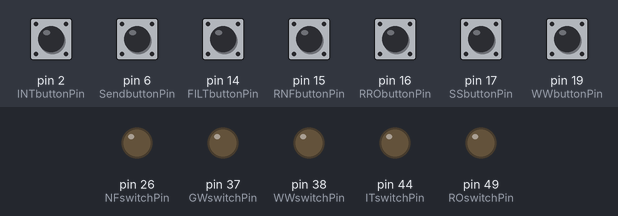
The sketch below on a simulated Arduino Mega 2560, built with avr-gcc and run on an emulated ATmega2560. Shown: output pins drawn as LEDs (lit = HIGH). The inputs (shaded band) are chosen by the test bench; at power-on: pin 2 (INTbuttonPin), pin 6 (SendbuttonPin), pin 14 (FILTbuttonPin), pin 15 (RNFbuttonPin), pin 16 (RRObuttonPin), pin 17 (SSbuttonPin), pin 19 (WWbuttonPin) LOW.

Above: at 1.2 s.
1.3 s: pin 2 (INTbuttonPin) pulled HIGH for 0.15 s
At 2.4 s:
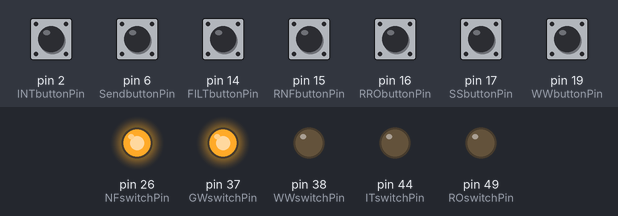
2.9 s: pin 2 (INTbuttonPin) pulled HIGH for 1 s
At 4.9 s:
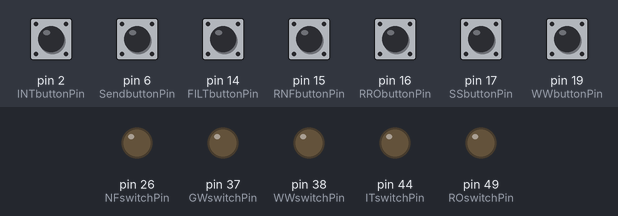
5.4 s: pin 6 (SendbuttonPin) pulled HIGH for 0.15 s
At 6.1 s:
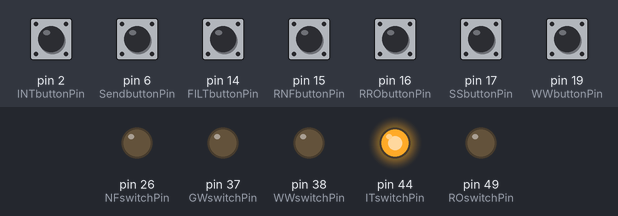
7.1 s: pin 6 (SendbuttonPin) pulled HIGH for 1 s
At 8.8 s:
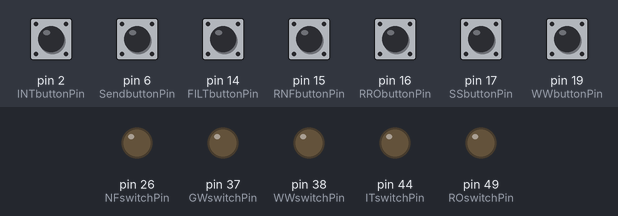
9.6 s: pin 14 (FILTbuttonPin) pulled HIGH for 0.15 s
At 10.4 s:
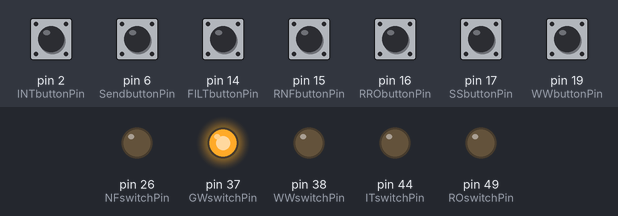
Timing chart, 0 to 12.2 s (numbered marks = the images above; inputs shaded):
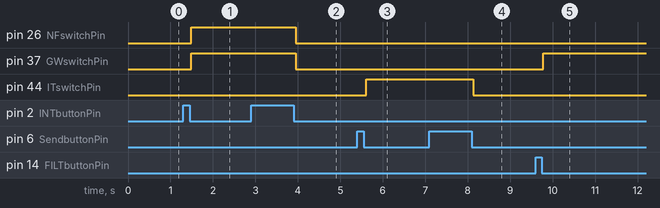

The sketch:

Arduinotreatmentcontrol.ino
```cpp
//START --- add all defines of pins to variables
int WWbuttonPin = 19;
int INTbuttonPin = 2;
int FILTbuttonPin = 14;
int RRObuttonPin = 16;
int RNFbuttonPin = 15;
int SSbuttonPin = 17;
int SendbuttonPin = 6;

int SSswitchPin = 31;
int ITswitchPin = 44;
int ROswitchPin = 49;
int GWswitchPin = 37;
int NFswitchPin = 26;
int WWswitchPin = 38;
//END --- add all defines of pins to variables

int InUse = 0;

//START --- set initial button states
int SSbuttonState;
int SSbuttonAction = 0;

int WWbuttonState;
int WWbuttonAction = 0;

int INTbuttonState;
int INTbuttonAction = 0;

int FILTbuttonState;
int FILTbuttonAction = 0;

int SendbuttonState;
int SendbuttonAction = 0;

int RRObuttonState;
int RRObuttonAction = 0;

int RNFbuttonState;
int RNFbuttonAction = 0;
//END --- set initial button states

//START --- setup
void setup() {
  //Serial.begin(9600);

  //hand control of soft-start
  pinMode(SSbuttonPin, INPUT);       // Set the switch pin as input
  pinMode(SSswitchPin, OUTPUT);

  //operational configuration buttons
  pinMode(WWbuttonPin, INPUT);       // Set the switch pin as input
  pinMode(INTbuttonPin, INPUT);       // Set the switch pin as input
  pinMode(FILTbuttonPin, INPUT);       // Set the switch pin as input
  pinMode(RRObuttonPin, INPUT);       // Set the switch pin as input
  pinMode(RNFbuttonPin, INPUT);       // Set the switch pin as input

  //MWWvalve switches
  pinMode(ITswitchPin, OUTPUT);      // Set to control the actuator switch
  pinMode(ROswitchPin, OUTPUT);      // Set to control the actuator switch
  pinMode(GWswitchPin, OUTPUT);      // Set to control the actuator switch
  pinMode(NFswitchPin, OUTPUT);      // Set to control the actuator switch
  pinMode(WWswitchPin, OUTPUT);      // Set to control the actuator switch
  //buttonState = digitalRead(buttonPin);   // read the initial state
}
//END --- setup

//START --- loop
void loop() {
  MakeWashWater();
  MakeIntWater();
  FilterGW();
  RinseNF();
  RinseRO();
  SoftStart();
  SendBack();
  //delay(1000);
  //Serial.print(InUse);
}
//END --- loop

//START --- functions
void MakeWashWater() {
  int MWWval = digitalRead(WWbuttonPin);      // read input MWWvalue and store it in MWWval
  delay(10);                         // 10 milliseconds is a good amount of time
  int MWWval2 = digitalRead(WWbuttonPin);     // read the input again to check for bounces
  if (MWWval == MWWval2) {                 // make sure we got 2 consistant readings!
    if (MWWval != WWbuttonState) {          // the button state has changed!
      if (MWWval == LOW) {                // check if the button is pressed
        if ((WWbuttonAction == 0 ) && (InUse == 0)) {          // is the light off?
          WWbuttonAction = 1;               // turn light on!
          InUse = 1;
          digitalWrite(ITswitchPin, HIGH);  //open intermediate tank
          digitalWrite(ROswitchPin, HIGH);  //open RO membrane
        } else if (WWbuttonAction == 1 ){
          WWbuttonAction = 0;               // turn light off!
          InUse = 0;
          digitalWrite(ITswitchPin, LOW);   //close intermediate tank
          digitalWrite(ROswitchPin, LOW);   //close RO membrane
        }
          //else{}
      }
    }
    WWbuttonState = MWWval;                 // save the new state in our variable
  }
}

void RinseRO() {
  int RROval = digitalRead(RRObuttonPin);      // read input value and store it in val
  delay(10);                         // 10 milliseconds is a good amount of time
  int RROval2 = digitalRead(RRObuttonPin);     // read the input again to check for bounces
  if (RROval == RROval2) {                 // make sure we got 2 consistant readings!
    if (RROval != RRObuttonState) {          // the button state has changed!
      if (RROval == LOW) {                // check if the button is pressed
        if ((RRObuttonAction == 0)  && (InUse == 0)) {          // is the light off?
          RRObuttonAction = 1;               // turn light on!
          InUse = 1;
          digitalWrite(WWswitchPin, HIGH);  //open intermediate tank
          digitalWrite(ROswitchPin, HIGH);  //open RO membrane
        } else if (RRObuttonAction == 1) {
          RRObuttonAction = 0;               // turn light off!
          InUse = 0;
          digitalWrite(WWswitchPin, LOW);   //close intermediate tank
          digitalWrite(ROswitchPin, LOW);   //close RO membrane
        }
          //else{}
      }
    }
    RRObuttonState = RROval;                 // save the new state in our variable
  }
}

void MakeIntWater() {
  int MIWval = digitalRead(INTbuttonPin);      // read input value and store it in val
  delay(10);                         // 10 milliseconds is a good amount of time
  int MIWval2 = digitalRead(INTbuttonPin);     // read the input again to check for bounces
  if (MIWval == MIWval2) {                 // make sure we got 2 consistant readings!
    if (MIWval != INTbuttonState) {          // the button state has changed!
      if (MIWval == LOW) {                // check if the button is pressed
        if ((INTbuttonAction == 0)  && (InUse == 0)) {          // is the light off?
          INTbuttonAction = 1;               // turn light on!
          InUse = 1;
          digitalWrite(GWswitchPin, HIGH);  //open greywater tank
          digitalWrite(NFswitchPin, HIGH);  //open NF membrane
        } else if (INTbuttonAction == 1){
          INTbuttonAction = 0;               // turn light off!
          InUse = 0;
          digitalWrite(GWswitchPin, LOW);   //close greywater tank
          digitalWrite(NFswitchPin, LOW);   //close NF membrane
        }
          //else{}
      }
    }
    INTbuttonState = MIWval;                 // save the new state in our variable
  }
}

void RinseNF() {
  int RNFval = digitalRead(RNFbuttonPin);      // read input value and store it in val
  delay(10);                         // 10 milliseconds is a good amount of time
  int RNFval2 = digitalRead(RNFbuttonPin);     // read the input again to check for bounces
  if (RNFval == RNFval2) {                 // make sure we got 2 consistant readings!
    if (RNFval != RNFbuttonState) {          // the button state has changed!
      if (RNFval == LOW) {                // check if the button is pressed
        if ((RNFbuttonAction == 0 ) && (InUse == 0)) {          // is the light off?
          RNFbuttonAction = 1;               // turn light on!
          InUse = 1;
          digitalWrite(WWswitchPin, HIGH);  //open intermediate tank
          digitalWrite(NFswitchPin, HIGH);  //open RO membrane
        } else if (RNFbuttonAction == 1 ){
          RNFbuttonAction = 0;               // turn light off!
          InUse = 0;
          digitalWrite(WWswitchPin, LOW);   //close intermediate tank
          digitalWrite(NFswitchPin, LOW);   //close RO membrane
        }
          //else{}
      }
    }
    RNFbuttonState = RNFval;                 // save the new state in our variable
  }
}

void FilterGW() {
  int Fval = digitalRead(FILTbuttonPin);      // read input value and store it in val
  delay(10);                         // 10 milliseconds is a good amount of time
  int Fval2 = digitalRead(FILTbuttonPin);     // read the input again to check for bounces
  if (Fval == Fval2) {                 // make sure we got 2 consistant readings!
    if (Fval != FILTbuttonState) {          // the button state has changed!
      if (Fval == LOW) {                // check if the button is pressed
        if ((FILTbuttonAction == 0)  && (InUse == 0)) {          // is the light off?
          FILTbuttonAction = 1;               // turn light on!
          InUse = 1;
          digitalWrite(GWswitchPin, HIGH);  //open greywater tank
        } else if (FILTbuttonAction == 1) {
          FILTbuttonAction = 0;               // turn light off!
          InUse = 0;
          digitalWrite(GWswitchPin, LOW);   //close greywater tank
        }
          //else {}
      }
    }
    FILTbuttonState = Fval;                 // save the new state in our variable
  }
}
void SendBack() {
  int sval = digitalRead(SendbuttonPin);      // read input value and store it in val
  delay(10);                         // 10 milliseconds is a good amount of time
  int sval2 = digitalRead(SendbuttonPin);     // read the input again to check for bounces
  if (sval == sval2) {                 // make sure we got 2 consistant readings!
    if (sval != SendbuttonState) {          // the button state has changed!
      if (sval == LOW) {                // check if the button is pressed
        if ((SendbuttonAction == 0)  && (InUse == 0)) {          // is the light off?
          SendbuttonAction = 1;               // turn light on!
          InUse = 1;
          digitalWrite(ITswitchPin, HIGH);  //open greywater tank
        } else if (SendbuttonAction == 1) {
          SendbuttonAction = 0;               // turn light off!
          InUse = 0;
          digitalWrite(ITswitchPin, LOW);   //close greywater tank
        }
          //else {}
      }
    }
    SendbuttonState = sval;                 // save the new state in our variable
  }
}
void SoftStart() {
  int val = digitalRead(SSbuttonPin);      // read input value and store it in val
  delay(10);                         // 10 milliseconds is a good amount of time
  int val2 = digitalRead(SSbuttonPin);     // read the input again to check for bounces
  if (val == val2) {                 // make sure we got 2 consistant readings!
    if (val != SSbuttonState) {          // the button state has changed!
      if (val == LOW) {                // check if the button is pressed
        if (SSbuttonAction == 0) {          // is the light off?
          SSbuttonAction = 1;               // turn light on!
          digitalWrite(SSswitchPin, HIGH);
        } else {
          SSbuttonAction = 0;               // turn light off!
          digitalWrite(SSswitchPin, LOW);
        }
      }
    }
    SSbuttonState = val;                 // save the new state in our variable
  }
}

//END --- functions[
```

Measured:
- after the input at 1.3 s, pin 26 (NFswitchPin), pin 37 (GWswitchPin): LOW → HIGH after 0.19 s
- after the input at 2.9 s, pin 26 (NFswitchPin), pin 37 (GWswitchPin): HIGH → LOW after 1.0 s
- after the input at 5.4 s, pin 44 (ITswitchPin): LOW → HIGH after 0.21 s
- after the input at 7.1 s, pin 44 (ITswitchPin): HIGH → LOW after 1.0 s
- after the input at 9.6 s, pin 37 (GWswitchPin): LOW → HIGH after 0.17 s
